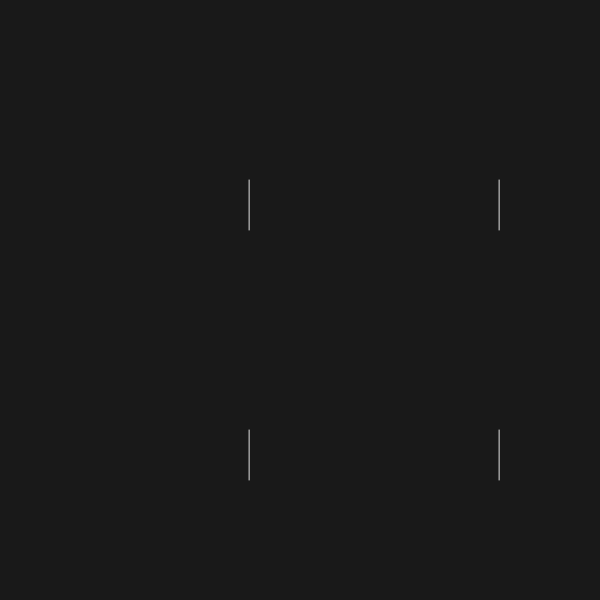
Frame 1 (no input)
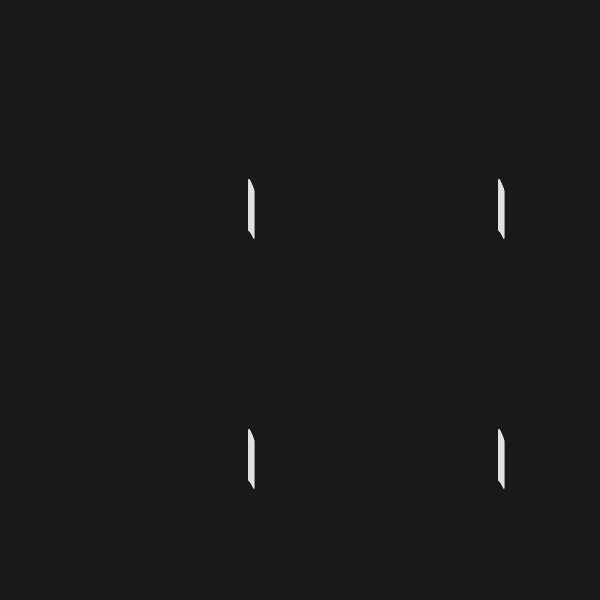
Frame 60 (no input)
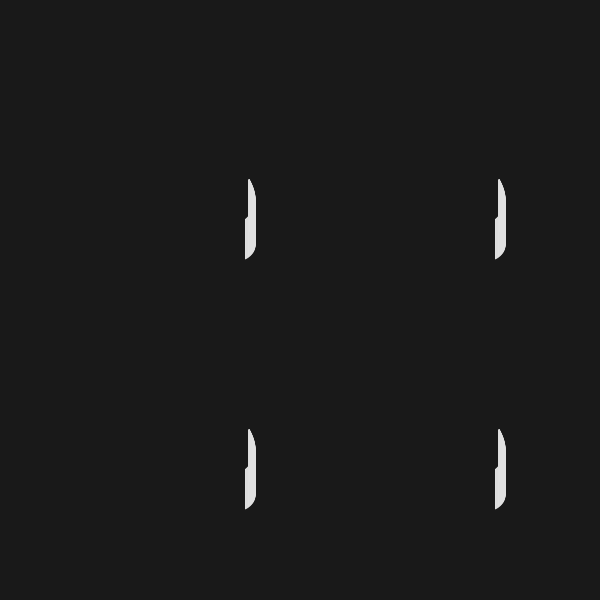
Frame 120 (the mouse pressed at the canvas centre since frame 60)

The p5.js sketch that drew these frames (run headless with seeded random() and noise() and a simulated clock; from frame 60 on, the mouse is pressed at the canvas centre):

// p5.js sketch
// ── sketch.js
let t;

function setup() {
    createCanvas(600, 600);
    background(25);
    frameRate(120);

    t = 0;
}

function draw() {
    fill(225);
    stroke(225);

    for (let i = 0; i < 2; i++) {
        for (let j = 0; j < 2; j++) {
            push();
            let dx = 180 + (j) * 250;
            let dy = 180 + (i) * 250;
            // console.log(dx, dy);
            translate(
                dx,
                dy
            );

            let x = 75 * cos(t * t + 75);
            let y = 50 * sin(t * t);

            let x2 = 75 * cos(t * t + 75);
            let y2 = 50 * sin(t * t) + (25 * cos(t) + 25);

            line(x, y, x2, y2);
            pop();
        }
    }

    t += 0.008;

}
